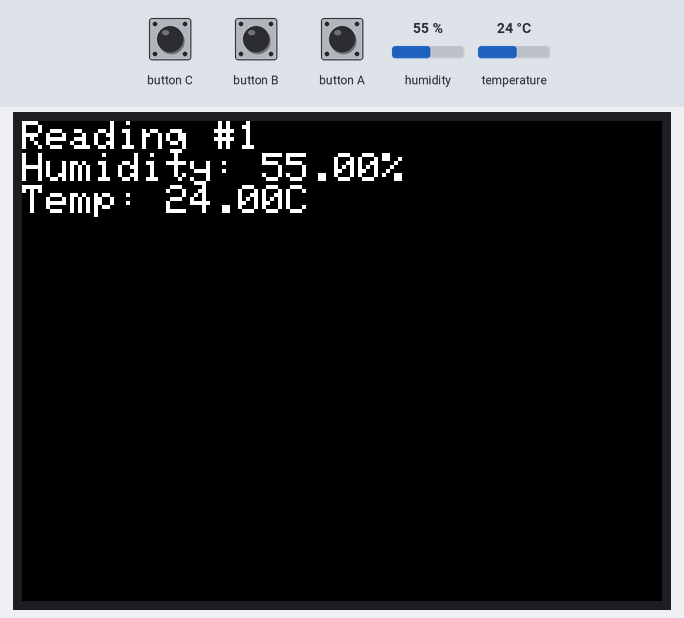
The sketch below on a simulated ESP32. Parts: 320×240 colour display. The inputs (shaded band) are chosen by the test bench; at power-on: humidity 55 %, temperature 24 °C. What the sketch prints to the serial monitor is not drawn.

Above: at 2.8 s.
2.9 s: humidity set to 22 %
At 7.3 s:
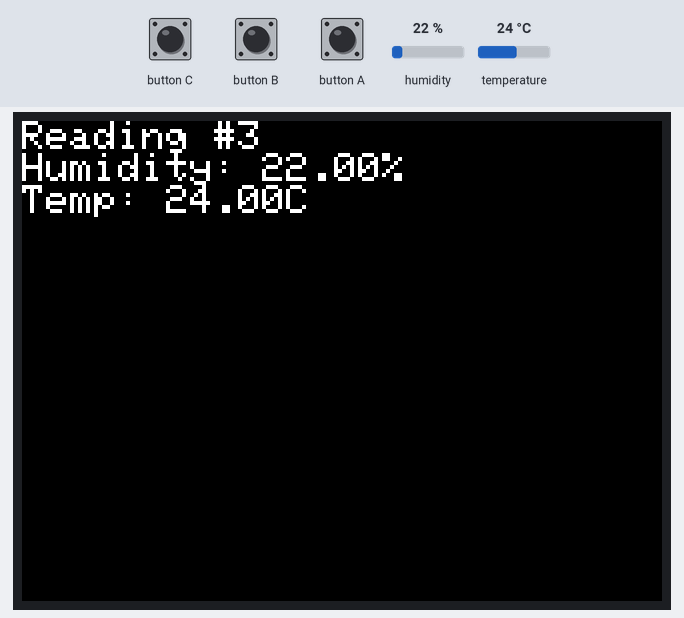
7.7 s: temperature set to 12 °C
At 11.4 s:
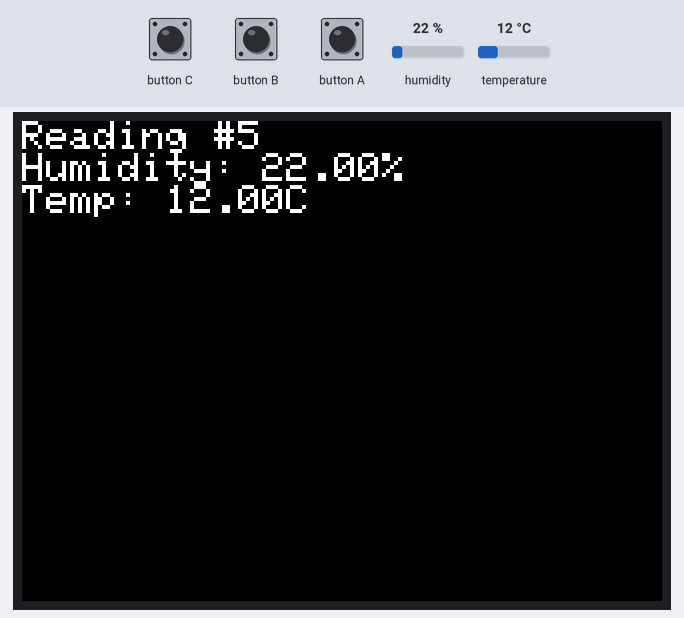
11.7 s: humidity set to 40 %
At 14.9 s:
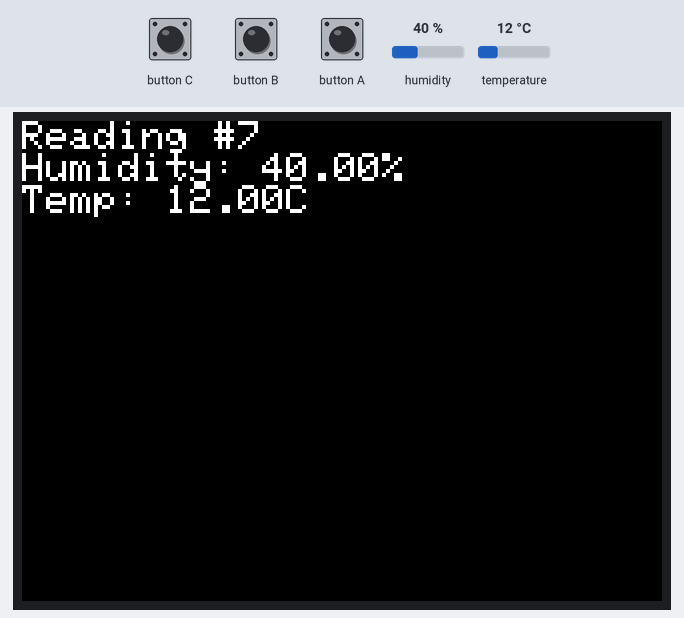
15.7 s: temperature set to 19 °C
At 19.2 s:
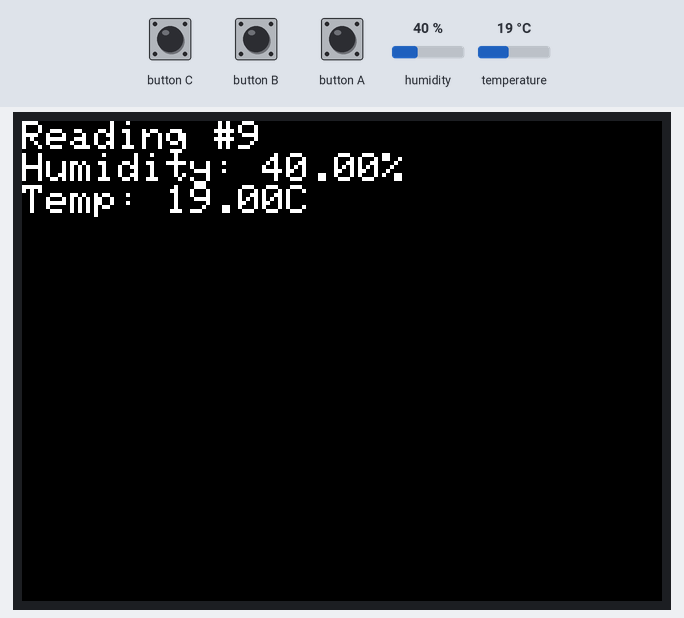
Timing chart, 0 to 20.7 s (numbered marks = the images above; inputs shaded):
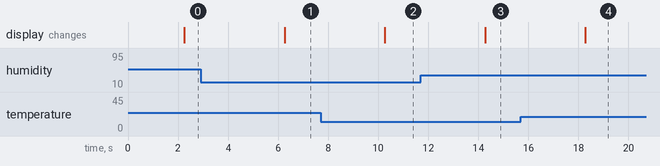

Measured:
- after the input at 2.9 s, the display: changes after 3.4 s (image 1)
- after the input at 7.7 s, the display: changes after 2.6 s (image 2)
- after the input at 11.7 s, the display: changes after 2.6 s (image 3)
- after the input at 15.7 s, the display: changes after 2.6 s (image 4)

The sketch:

lab_5_2.ino
```cpp
#include <M5Unified.h>
#include <DHT.h>
#include <math.h>

#define DHTPIN 21
#define DHTTYPE DHT22
DHT dht(DHTPIN, DHTTYPE);
int reading_count = 0;
float prev_humid = -100.0f;
float prev_tempC = -100.0f;
const float HUMID_THRESHOLD = 0.2f;
const float TEMP_THRESHOLD = 0.1f;
bool display_enabled = true;
bool showCelsius = true;
bool have_reading = false;
float last_humid, last_tempC, last_tempF;
unsigned long last_read_ms = 0;

void update_LCD(int count, float humidity, float celsius, float fahrenheit) {
  M5.Display.clear();
  M5.Display.setCursor(0, 0);
  M5.Display.printf("Reading #%d\n", count);
  M5.Display.printf("Humidity: %.2f%%\n", humidity);
  if (showCelsius) M5.Display.printf("Temp: %.2fC\n", celsius);
  else M5.Display.printf("Temp: %.2fF\n", fahrenheit);
}

void setup() {
  M5.begin();
  M5.Display.setTextSize(2);
  M5.Display.setBrightness(255);
  M5.Display.println("Lab 5 - DHT Sensor");
  Serial.begin(115200);
  Serial.println("Lab 5 - DHT Sensor");
  dht.begin();
  Serial.println("DHT sensor initialized. Waiting for first reading...");
  last_read_ms = millis();
}

void loop() {
  M5.update();
  // Wait two seconds between reads without blocking button handling.
  unsigned long now = millis();
  if (now - last_read_ms < 2000UL) {
    delay(5);
    return;
  }
  last_read_ms = now;
  float humid = dht.readHumidity();
  float tempC = dht.readTemperature();
  float tempF = dht.readTemperature(true);
  if (isnan(humid) || isnan(tempC) || isnan(tempF)) {
    Serial.println("ERROR: Sensor read failed! Skipping this reading.");
    return;
  }
  reading_count++;
  Serial.printf("%03d | Humidity: %.2f%% | Temp: %.2fC / %.2fF\n",
                reading_count, humid, tempC, tempF);
  last_humid = humid;
  last_tempC = tempC;
  last_tempF = tempF;
  have_reading = true;
  // Tiny tolerance accounts for floating-point rounding at the threshold.
  bool humid_changed = fabsf(humid - prev_humid) + 0.00001f >= HUMID_THRESHOLD;
  bool temp_changed = fabsf(tempC - prev_tempC) + 0.00001f >= TEMP_THRESHOLD;
  if (humid_changed || temp_changed) {
    Serial.printf("Reading #%d: significant change\n", reading_count);
    if (display_enabled) update_LCD(reading_count, humid, tempC, tempF);
  }
  // Compare against the previous successful sample, as required by Task 2.
  prev_humid = humid;
  prev_tempC = tempC;
}
```
